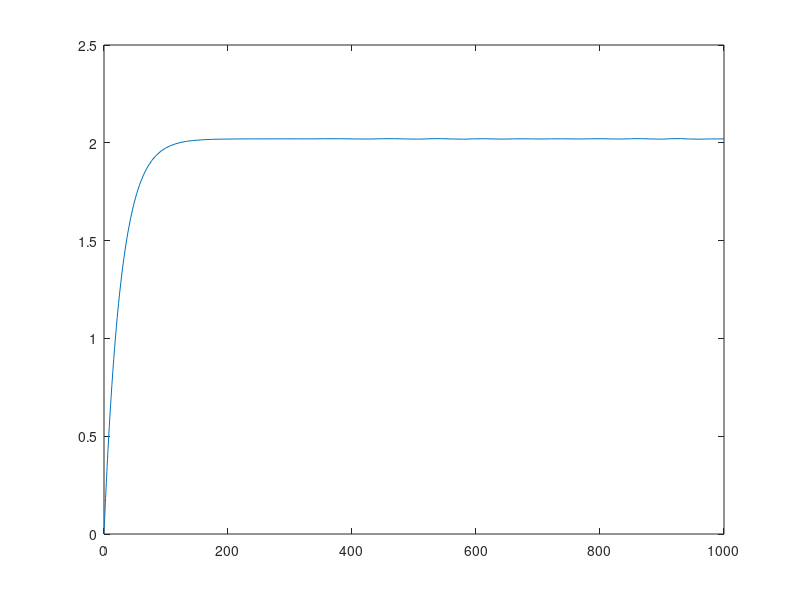

The MATLAB script that drew this image:
close all

V = @(t) 40000 - 15*t;

dC_dt = @(t, C) (1/V(t)) *( (1500)*(2) - 1500*C + 15*C);
C0 = 0;
tspan = [0, 1000];

[t, C] = ode45(dC_dt, tspan, C0);
plot(t, C);
